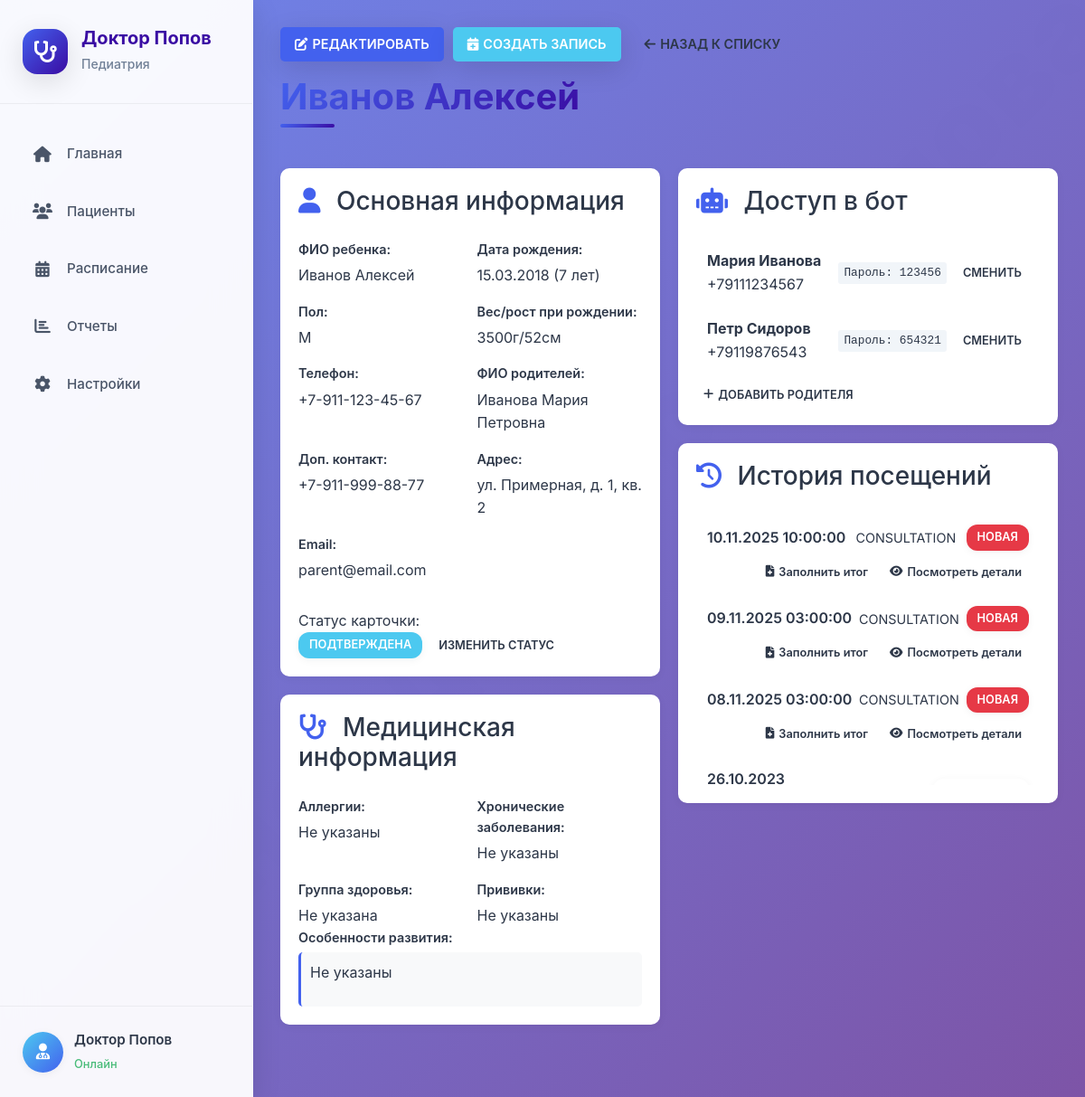
Screenshot of /patients/1 with the database file from the repository.
### app/models.py (models this page shows)
class Patient(Base):
    __tablename__ = "patients"
    id = Column(Integer, primary_key=True, index=True)
    first_name = Column(String(100), nullable=False)
    last_name = Column(String(100), nullable=False)
    birth_date = Column(Date, nullable=False)
    gender = Column(String(10), nullable=False)
    phone = Column(String(20), nullable=False)
    parent_name = Column(String(200))
    parent_phone = Column(String(20))
    address = Column(Text)
    email = Column(String(100))
    birth_weight = Column(Integer)  # в граммах
    birth_height = Column(Integer)  # в см
    allergies = Column(Text)
    chronic_diseases = Column(Text)
    health_group = Column(String(10))
    vaccinations = Column(Text)
    development_notes = Column(Text)
    status = Column(String(20), default="new")  # new, confirmed, archived
    created_at = Column(DateTime, default=datetime.now)
    appointments = relationship("Appointment", back_populates="patient")

class Parent(Base):
    __tablename__ = "parents"
    id = Column(Integer, primary_key=True, index=True)
    phone = Column(String(20), unique=True, nullable=False)
    password = Column(String(100), nullable=False)
    first_name = Column(String(100))
    last_name = Column(String(100))
    created_at = Column(DateTime, default=datetime.now)

class Appointment(Base):
    __tablename__ = "appointments"
    id = Column(Integer, primary_key=True, index=True)
    patient_id = Column(Integer, ForeignKey("patients.id"))
    date = Column(Date, nullable=False)
    time = Column(Time, nullable=False)
    type = Column(String(50), nullable=False)  # primary, repeat, vaccination, consultation
    status = Column(String(20), default="new")  # new, confirmed, completed, cancelled
    comment = Column(Text)
    created_at = Column(DateTime, default=datetime.now)
    patient = relationship("Patient", back_populates="appointments")
    medical_record = relationship("MedicalRecord", back_populates="appointment", uselist=False)

### app/main.py (the view)
@app.get("/patients/{patient_id}", response_class=HTMLResponse)
async def patient_detail(request: Request, patient_id: int, db: Session = Depends(get_db)):
    patient = db.query(Patient).filter(Patient.id == patient_id).first()
    if not patient:
        raise HTTPException(status_code=404, detail="Patient not found")
    appointments = db.query(Appointment).filter(Appointment.patient_id == patient_id).order_by(Appointment.date.desc()).all()
    parents = db.query(Parent).all()
    return templates.TemplateResponse("patients/detail.html", {
        "request": request,
        "patient": patient,
        "appointments": appointments,
        "parents": parents
    })

### app/templates/patients/detail.html (shortened to what this page needs)
{% extends "base.html" %}
{% block content %}
<div class="patient-detail">
    <div class="page-header">
        <div class="header-actions">
            <button class="btn btn-primary" onclick="editPatient()">
                <i class="fas fa-edit"></i> РЕДАКТИРОВАТЬ
            </button>
            <button class="btn btn-success" onclick="showCreateAppointmentModal()">
                <i class="fas fa-calendar-plus"></i> СОЗДАТЬ ЗАПИСЬ
            </button>
            <a href="/" class="btn btn-outline">
                <i class="fas fa-arrow-left"></i> НАЗАД К СПИСКУ
            </a>
        </div>
        <h2 class="page-title">{{ patient.last_name }} {{ patient.first_name }}</h2>
    </div>
    <div class="patient-layout">
        <div class="patient-left">
            <div class="info-card">
                <h3><i class="fas fa-user"></i> Основная информация</h3>
                <div class="info-grid">
                    <div class="info-item">
                        <label>ФИО ребенка:</label>
                        <span>{{ patient.last_name }} {{ patient.first_name }}</span>
                    </div>
                    <div class="info-item">
                        <label>Дата рождения:</label>
                        <span>
                            {% if patient.birth_date %}
                                {{ patient.birth_date.strftime('%d.%m.%Y') }} ({{ calculate_age(patient.birth_date) }} лет)
                            {% else %}
                                Не указана
                            {% endif %}
                        </span>
                    </div>
                    <div class="info-item">
                        <label>Пол:</label>
                        <span>{% if patient.gender %}{{ patient.gender }}{% else %}Не указан{% endif %}</span>
                    </div>
                    <div class="info-item">
                        <label>Вес/рост при рождении:</label>
                        <span>
                            {% if patient.birth_weight and patient.birth_height %}
                                {{ patient.birth_weight }}г/{{ patient.birth_height }}см
                            {% else %}
                                Не указаны
                            {% endif %}
                        </span>
                    </div>
                    <div class="info-item">
                        <label>Телефон:</label>
                        <span>{{ patient.phone or 'Не указан' }}</span>
                    </div>
                    <div class="info-item">
                        <label>ФИО родителей:</label>
                        <span>{{ patient.parent_name or 'Не указаны' }}</span>
                    </div>
                    <div class="info-item">
                        <label>Доп. контакт:</label>
                        <span>{{ patient.parent_phone or 'Не указан' }}</span>
                    </div>
                    <div class="info-item">
                        <label>Адрес:</label>
                        <span>{{ patient.address or 'Не указан' }}</span>
                    </div>
                    <div class="info-item">
                        <label>Email:</label>
                        <span>{{ patient.email or 'Не указан' }}</span>
                    </div>
                </div>
                <div class="status-section">
                    <label>Статус карточки:</label>
                    <div class="status-badges">
                        <span class="status-badge {% if patient.status == 'new' %}status-new{% else %}status-confirmed{% endif %}">
                            {% if patient.status == 'new' %}НОВАЯ{% else %}ПОДТВЕРЖДЕНА{% endif %}
                        </span>
                        <button class="btn btn-sm btn-outline" onclick="changePatientStatus()">ИЗМЕНИТЬ СТАТУС</button>
                    </div>
                </div>
            </div>
            <div class="info-card">
                <h3><i class="fas fa-stethoscope"></i> Медицинская информация</h3>
                <div class="info-grid">
                    <div class="info-item">
                        <label>Аллергии:</label>
                        <span>{{ patient.allergies or 'Не указаны' }}</span>
                    </div>
                    <div class="info-item">
                        <label>Хронические заболевания:</label>
                        <span>{{ patient.chronic_diseases or 'Не указаны' }}</span>
                    </div>
                    <div class="info-item">
                        <label>Группа здоровья:</label>
                        <span>{{ patient.health_group or 'Не указана' }}</span>
                    </div>
                    <div class="info-item">
                        <label>Прививки:</label>
                        <span>{{ patient.vaccinations or 'Не указаны' }}</span>
                    </div>
                </div>
                <div class="info-item full-width">
                    <label>Особенности развития:</label>
                    <div class="development-notes">{{ patient.development_notes or 'Не указаны' }}</div>
                </div>
            </div>
        </div>
        <div class="patient-right">
            <div class="info-card">
                <h3><i class="fas fa-robot"></i> Доступ в бот</h3>
                <div class="parents-list">
                    {% for parent in parents %}
                    <div class="parent-item">
                        <div class="parent-info">
                            <strong>{{ parent.first_name }} {{ parent.last_name }}</strong>
                            <div class="parent-phone">{{ parent.phone }}</div>
                        </div>
                        <div class="parent-actions">
                            <span class="password">Пароль: {{ parent.password }}</span>
                            <button class="btn btn-sm btn-outline">СМЕНИТЬ</button>
                        </div>
                    </div>
                    {% else %}
                    <div class="empty-state">Родители не привязаны</div>
                    {% endfor %}
                </div>
                <button class="btn btn-sm btn-outline mt-2">
                    <i class="fas fa-plus"></i> ДОБАВИТЬ РОДИТЕЛЯ
                </button>
            </div>
            <div class="info-card">
                <h3><i class="fas fa-history"></i> История посещений</h3>
                <div class="visits-list">
                    {% for appointment in appointments %}
                    <div class="visit-item">
                        <div class="visit-main">
                            <div class="visit-date">{{ appointment.date.strftime('%d.%m.%Y') }} {{ appointment.time }}</div>
                            <div class="visit-type">{{ appointment.type|upper }}</div>
                            <div class="visit-status status-badge {% if appointment.status == 'completed' %}status-completed{% elif appointment.status == 'confirmed' %}status-confirmed{% else %}status-new{% endif %}">
                                {% if appointment.status == 'completed' %}ЗАВЕРШЕНО
                                {% elif appointment.status == 'confirmed' %}ПОДТВЕРЖДЕНО
                                {% else %}НОВАЯ{% endif %}
                            </div>
                        </div>
                        <div class="visit-actions">
                            {% if appointment.status == 'completed' %}
                                <a href="/visit-result/{{ appointment.id }}" class="btn btn-sm btn-primary">
                                    <i class="fas fa-file-medical"></i> Заполнить итог
                                </a>
                            {% else %}
                                <button class="btn btn-sm btn-outline" onclick="fillVisitResult({{ appointment.id }})">
                                    <i class="fas fa-file-medical"></i> Заполнить итог
                                </button>
                            {% endif %}
                            <button class="btn btn-sm btn-outline">
                                <i class="fas fa-eye"></i> Посмотреть детали
                            </button>
                        </div>
                    </div>
                    {% else %}
                    <div class="empty-state">История посещений пуста</div>
                    {% endfor %}
                </div>
            </div>
        </div>
    </div>
</div>
{% endblock %}

### app/static/css/main.css (style rules this page uses)
:root { --primary: #4361ee; --primary-light: #4895ef; --primary-dark: #3a0ca3; --secondary: #f72585; --success: #4cc9f0; --warning: #f8961e; --danger: #e63946; --info: #7209b7; --gradient-primary: linear-gradient(135deg, #4361ee 0%, #3a0ca3 100%); --gradient-secondary: linear-gradient(135deg, #f72585 0%, #b5179e 100%); --gradient-success: linear-gradient(135deg, #4cc9f0 0%, #4361ee 100%); --gradient-bg: linear-gradient(135deg, #667eea 0%, #764ba2 100%); --gradient-card: linear-gradient(135deg, #ffffff 0%, #f8f9fa 100%); --shadow-sm: 0 2px 10px rgba(0, 0, 0, 0.05); --shadow-md: 0 8px 30px rgba(0, 0, 0, 0.12); --shadow-lg: 0 20px 60px rgba(0, 0, 0, 0.15); --shadow-hover: 0 15px 40px rgba(67, 97, 238, 0.2); --border-radius: 16px; --border-radius-sm: 12px; --border-radius-lg: 20px; --transition: all 0.4s cubic-bezier(0.25, 0.46, 0.45, 0.94); }
* { margin: 0; padding: 0; box-sizing: border-box; }
body { font-family: 'Inter', -apple-system, BlinkMacSystemFont, sans-serif; font-weight: 400; line-height: 1.6; color: #2d3748; overflow-x: hidden; background: #f8fafc; }
.page-header { margin-bottom: 40px; animation: slideDown 0.8s ease; }
.page-title { font-size: 2.5rem; font-weight: 700; background: var(--gradient-primary); -webkit-background-clip: text; -webkit-text-fill-color: transparent; background-clip: text; margin-bottom: 15px; position: relative; display: inline-block; }
.page-title::after { content: ''; position: absolute; bottom: -10px; left: 0; width: 60px; height: 4px; background: var(--gradient-primary); border-radius: 2px; }
.header-actions { display: flex; gap: 15px; margin-bottom: 25px; flex-wrap: wrap; }
.btn { padding: 12px 24px; border-radius: var(--border-radius-sm); font-weight: 600; font-size: 0.95rem; text-decoration: none; display: inline-flex; align-items: center; gap: 8px; border: none; cursor: pointer; transition: var(--transition); position: relative; overflow: hidden; }
.btn::before { content: ''; position: absolute; top: 0; left: -100%; width: 100%; height: 100%; background: linear-gradient(90deg, transparent, rgba(255,255,255,0.2), transparent); transition: var(--transition); }
.btn-primary { background: var(--gradient-primary); color: white; box-shadow: var(--shadow-md); }
.btn-success { background: var(--gradient-success); color: white; box-shadow: var(--shadow-md); }
.btn-outline { background: transparent; border: 2px solid var(--primary); color: var(--primary); }
.btn-sm { padding: 8px 16px; font-size: 0.875rem; }
.status-badge { padding: 6px 16px; border-radius: 20px; font-size: 0.8rem; font-weight: 600; text-align: center; box-shadow: var(--shadow-sm); transition: var(--transition); }
.status-badge.status-new { background: var(--gradient-secondary); color: white; }
.status-badge.status-confirmed { background: var(--gradient-success); color: white; }

### rows the page displays
Patient: last_name "Иванов", first_name "Алексей", birth_date "15.03.2018", birth_date "7", gender "М", birth_weight "3500", birth_height "52", phone "+7-911-123-45-67", parent_name "Иванова Мария Петровна", parent_phone "+7-911-999-88-77", address "ул. Примерная, д. 1, кв. 2", email "parent@email.com", allergies "Не указаны", chronic_diseases "Не указаны", health_group "Не указана", vaccinations "Не указаны", development_notes "Не указаны"
Parent: first_name "Мария", last_name "Иванова", phone "+79111234567", password "123456"
Parent: first_name "Петр", last_name "Сидоров", phone "+79119876543", password "654321"
Appointment: date "10.11.2025", time "10:00:00", type "CONSULTATION", status "НОВАЯ"
Appointment: date "09.11.2025", time "03:00:00", type "CONSULTATION", status "НОВАЯ"
Appointment: date "08.11.2025", time "03:00:00", type "CONSULTATION", status "НОВАЯ"
Appointment: date "26.10.2023"
